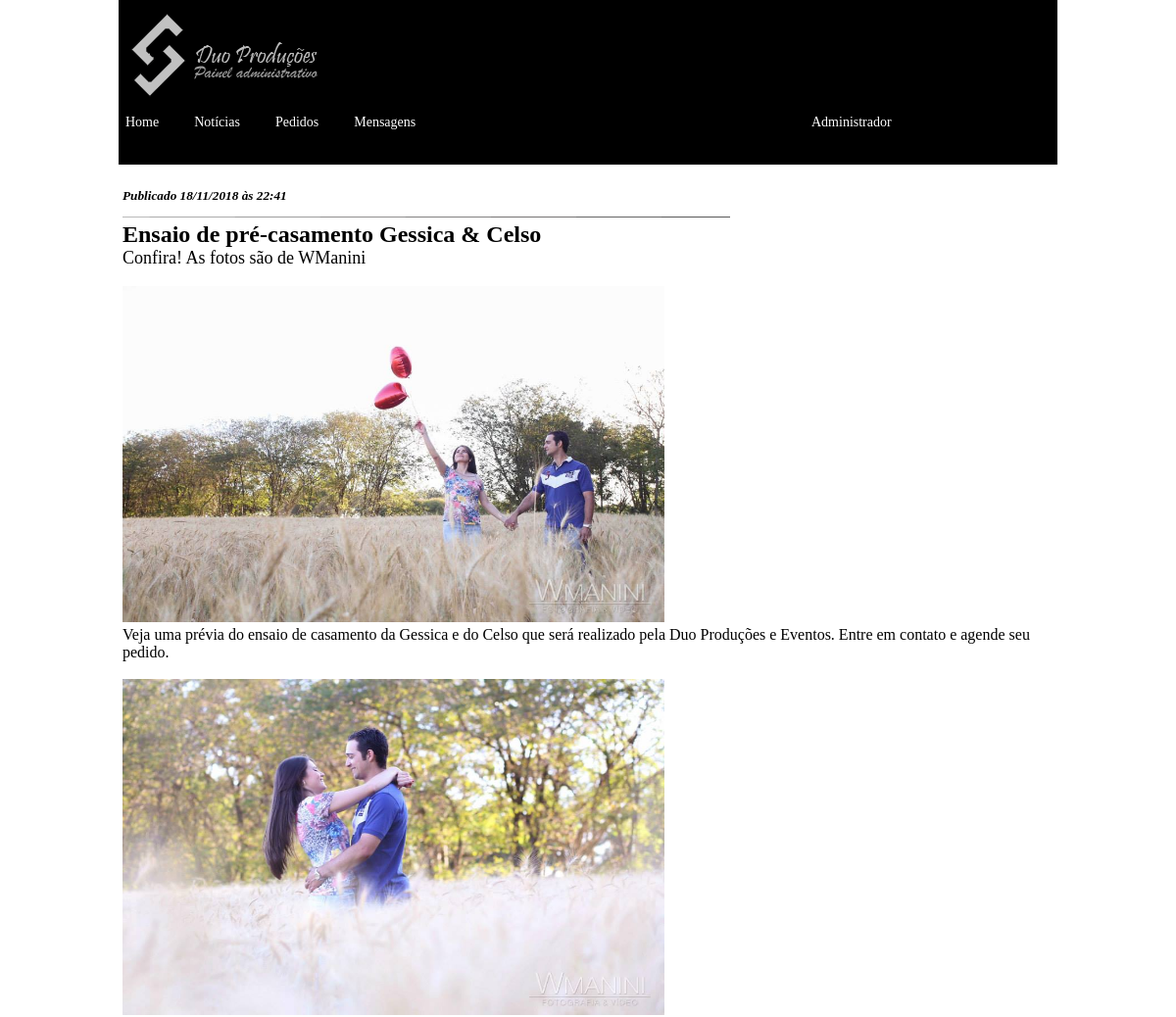
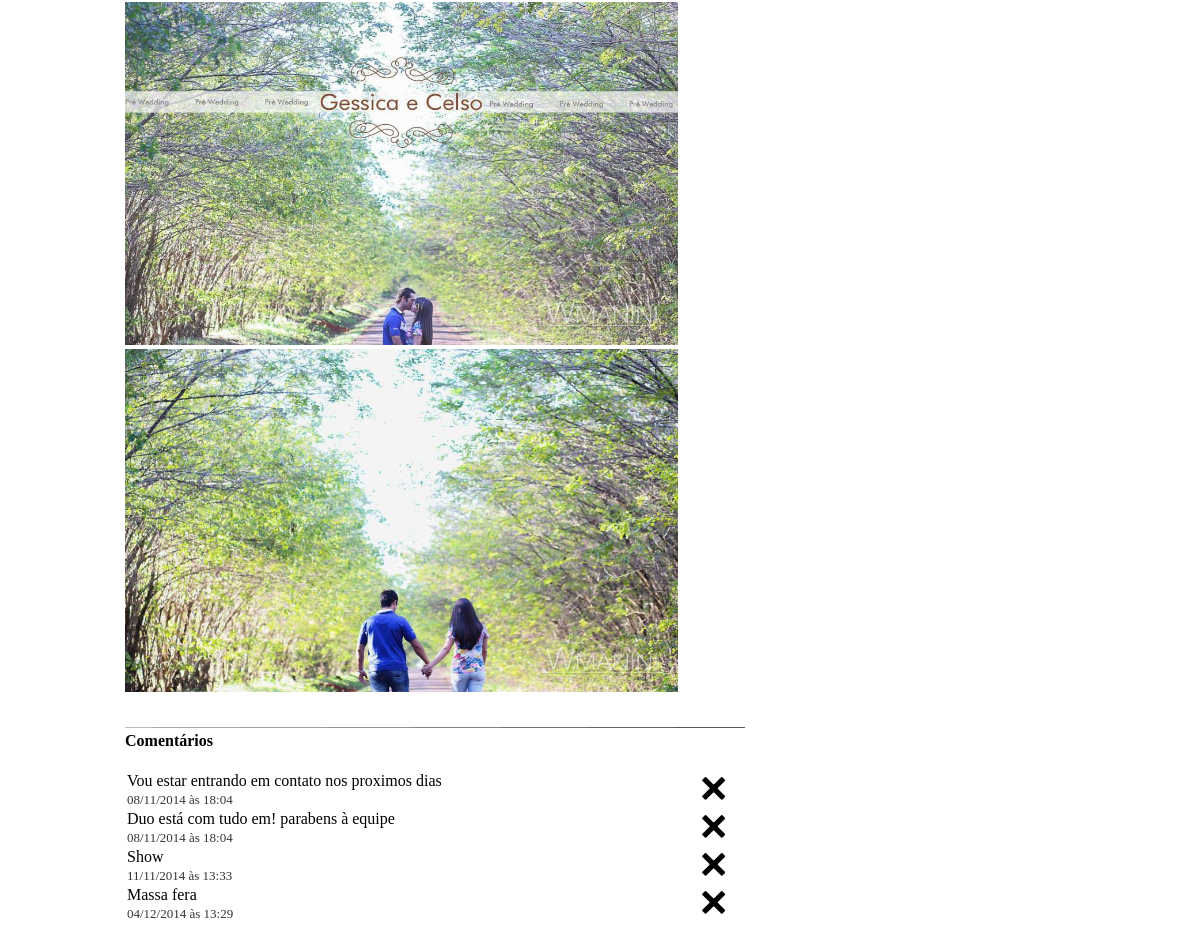
/noticia.php?id=8 (signed in), run on the app's committed database (2 pictures, top to bottom).
### tables this page shows
CREATE TABLE `noticia` (
  `idNoticia` int(11) NOT NULL,
  `titulo` varchar(90) NOT NULL,
  `subtitulo` varchar(150) NOT NULL,
  `noticia` longtext NOT NULL,
  `data` date NOT NULL,
  `hora` time NOT NULL,
  `imagem1` varchar(100) NOT NULL,
  `imagem2` varchar(100) NOT NULL,
  `imagem3` varchar(100) NOT NULL,
  `imagem4` varchar(100) NOT NULL,
  `curtir` int(11) NOT NULL
);

CREATE TABLE `comentarios` (
  `idComentario` int(11) NOT NULL,
  `coment` longtext NOT NULL,
  `idNoticia` int(11) NOT NULL,
  `date` date NOT NULL,
  `hora` time NOT NULL
);

### noticia.php (the view, shortened to what this page needs)
<?php
include ("painel-logado-adm.php");
?>
<?php
			$con=mysqli_connect("localhost","root","","tabela");
		?>
            <div class="center_content">
             <font face=color="#333333"> <i><h5>Publicado <?php
	  $idnoticia = $_GET['id'];
			$query = mysqli_query($con,"SELECT * FROM noticia WHERE idNoticia = '$idnoticia'");
			while ($dados = mysqli_fetch_array($query)){
				 echo "".date('d/m/Y', strtotime($dados['data'])); ?> às <?php echo "".date('H:i', strtotime($dados['hora']));?> </h5></i> </font>
            <img src="images/perfil/Sem Título-3.png" /><br />
              <font size="+2"><b><?php
			  $idnoticia = $_GET['id'];
			$query = mysqli_query($con,"SELECT * FROM noticia WHERE idNoticia = '$idnoticia'");
			while ($dados = mysqli_fetch_array($query)){
			  echo "".$dados['titulo'].""; } ?> </font></b><br />
              <font size="+1"><?php
			  $idnoticia = $_GET['id'];
			$query = mysqli_query($con,"SELECT * FROM noticia WHERE idNoticia = '$idnoticia'");
			while ($dados = mysqli_fetch_array($query)){
			  echo "".$dados['subtitulo'].""; } ?> </font>
              <?php
			  $idnoticia = $_GET['id'];
			$query = mysqli_query($con,"SELECT * FROM noticia WHERE idNoticia = '$idnoticia'");
			while ($dados = mysqli_fetch_array($query)){
              		echo "<br/><br /><left><div><img width=\"553\" height=\"343\" src=\"".$dados['imagem1']."\" /></h3></div></center>";}?>
                    <?php
			  $idnoticia = $_GET['id'];
			$query = mysqli_query($con,"SELECT * FROM noticia WHERE idNoticia = '$idnoticia'");
			while ($dados = mysqli_fetch_array($query)){
			  echo "".$dados['noticia'].""; } ?>
              <br /><br />
                    <?php
			  $idnoticia = $_GET['id'];
			$query = mysqli_query($con,"SELECT * FROM noticia WHERE idNoticia = '$idnoticia'");
			while ($dados = mysqli_fetch_array($query)){
              		echo "<left><div><img width=\"553\" height=\"343\" src=\"".$dados['imagem2']."\" /></h3></div></center>";}?>
                    <?php
			  $idnoticia = $_GET['id'];
			$query = mysqli_query($con,"SELECT * FROM noticia WHERE idNoticia = '$idnoticia'");
			while ($dados = mysqli_fetch_array($query)){
              		echo "<left><div><img width=\"553\" height=\"343\" src=\"".$dados['imagem3']."\" /></h3></div></center>";}?>
                   <?php
			  $idnoticia = $_GET['id'];
			$query = mysqli_query($con,"SELECT * FROM noticia WHERE idNoticia = '$idnoticia'");
			while ($dados = mysqli_fetch_array($query)){
              		echo "<left><div><img width=\"553\" height=\"343\" src=\"".$dados['imagem4']."\" /></h3></div></center>";}?>
<br />
<img src="images/perfil/Sem Título-3.png" /><br />
<font color="#0000"><b>Comentários </b></font><br />
<br /></form>
<table width="100%" border="0">
			<b><?php  $idnoticia = $_GET['id'];
			$query = mysqli_query($con,"SELECT * FROM comentarios WHERE idNoticia = '$idnoticia' ");
			while ($dados = mysqli_fetch_array($query))
{
			 echo "<tr>";
   				 echo "<td width=\"60%\">".$dados['coment']."" ?> <br /> <font color="#333333" size="-1"><?php  echo "".date('d/m/Y', strtotime($dados['date'])); ?> às <?php echo "".date('H:i', strtotime($dados['hora']));?></font>
                 <?php echo "<td width=\"3%\"><a href=\"adm/deletarcomentario.php?id=".$dados['idComentario']."\"> <img src=\"imagens/delete.png\" /></a></td>";
				 echo "</tr>";
}}?> </tr>
			</table> <br />
<br />
<br />
<br />
</div>
</body>
</html>

### adm/style.css (style rules this page uses)
.center_content { width:960px; clear:both; padding:35px 0 0 0; }

### adm/css/estilo.css (style rules this page uses)
* { padding:0; margin:0; }
body { background-color:#FFF; }

### data on the page
noticia: data "18/11/2018", hora "22:41", titulo "Ensaio de pré-casamento Gessica & Celso", subtitulo "Confira! As fotos são de WManini", imagem1 (picture), noticia "Veja uma prévia do ensaio de casamento da Gessica e do Celso que será realizado pela Duo Produções e Eventos. Entre em contato e agende seu pedido.", imagem2 (picture), imagem3 (picture), imagem4 (picture)
comentarios: coment "Vou estar entrando em contato nos proximos dias", date "08/11/2014", hora "18:04"
comentarios: coment "Duo está com tudo em! parabens à equipe", date "08/11/2014", hora "18:04"
comentarios: coment "Show", date "11/11/2014", hora "13:33"
comentarios: coment "Massa fera", date "04/12/2014", hora "13:29"
